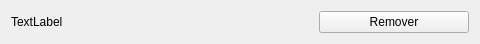
<?xml version="1.0" encoding="UTF-8"?>
<ui version="4.0">
 <class>OutputWidget</class>
 <widget class="QWidget" name="OutputWidget">
  <property name="geometry">
   <rect>
    <x>0</x>
    <y>0</y>
    <width>480</width>
    <height>41</height>
   </rect>
  </property>
  <property name="windowTitle">
   <string>Form</string>
  </property>
  <layout class="QGridLayout" name="gridLayout">
   <item row="0" column="0">
    <widget class="QLabel" name="lb_text">
     <property name="text">
      <string>TextLabel</string>
     </property>
    </widget>
   </item>
   <item row="0" column="1">
    <widget class="QPushButton" name="pushButton">
     <property name="maximumSize">
      <size>
       <width>150</width>
       <height>16777215</height>
      </size>
     </property>
     <property name="text">
      <string>Remover</string>
     </property>
    </widget>
   </item>
  </layout>
 </widget>
 <resources/>
 <connections/>
</ui>
